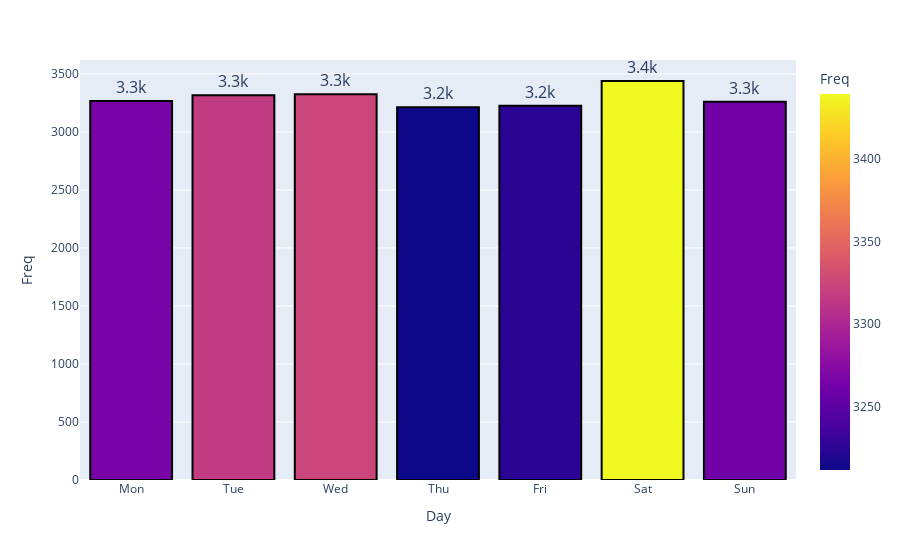

Source (notebook cell):
### Code cell
fig = plty.bar(days_freq, x='Day', y='Freq', color='Freq', text='Freq')
fig.update_traces(texttemplate='%{text:.2s}', textposition='outside', textfont_size=16, marker=dict(line=dict(color='#000000', width=2)))
fig.update_layout(uniformtext_minsize=8, uniformtext_mode='hide')
fig.show()

### Figure 1 — Plotly figure (JSON) as saved in the notebook; plotly's stock layout.template omitted (floating-point values rounded to 4 significant figures)
{"data": [{"alignmentgroup": "True", "hoverlabel": {"namelength": 0}, "hovertemplate": "Day=%{x}<br>Freq=%{marker.color}", "legendgroup": "", "marker": {"color": [3266, 3317, 3324, 3212, 3225, 3439, 3261], "coloraxis": "coloraxis", "line": {"color": "#000000", "width": 2}}, "name": "", "offsetgroup": "", "orientation": "v", "showlegend": false, "text": [3266, 3317, 3324, 3212, 3225, 3439, 3261], "textfont": {"size": 16}, "textposition": "outside", "texttemplate": "%{text:.2s}", "type": "bar", "x": ["Mon", "Tue", "Wed", "Thu", "Fri", "Sat", "Sun"], "xaxis": "x", "y": [3266, 3317, 3324, 3212, 3225, 3439, 3261], "yaxis": "y"}], "layout": {"barmode": "relative", "coloraxis": {"colorbar": {"title": {"text": "Freq"}}, "colorscale": [[0, "#0d0887"], [0.1111, "#46039f"], [0.2222, "#7201a8"], [0.3333, "#9c179e"], [0.4444, "#bd3786"], [0.5556, "#d8576b"], [0.6667, "#ed7953"], [0.7778, "#fb9f3a"], [0.8889, "#fdca26"], [1, "#f0f921"]]}, "legend": {"tracegroupgap": 0}, "margin": {"t": 60}, "uniformtext": {"minsize": 8, "mode": "hide"}, "xaxis": {"anchor": "y", "domain": [0, 1], "title": {"text": "Day"}}, "yaxis": {"anchor": "x", "domain": [0, 1], "title": {"text": "Freq"}}}}
